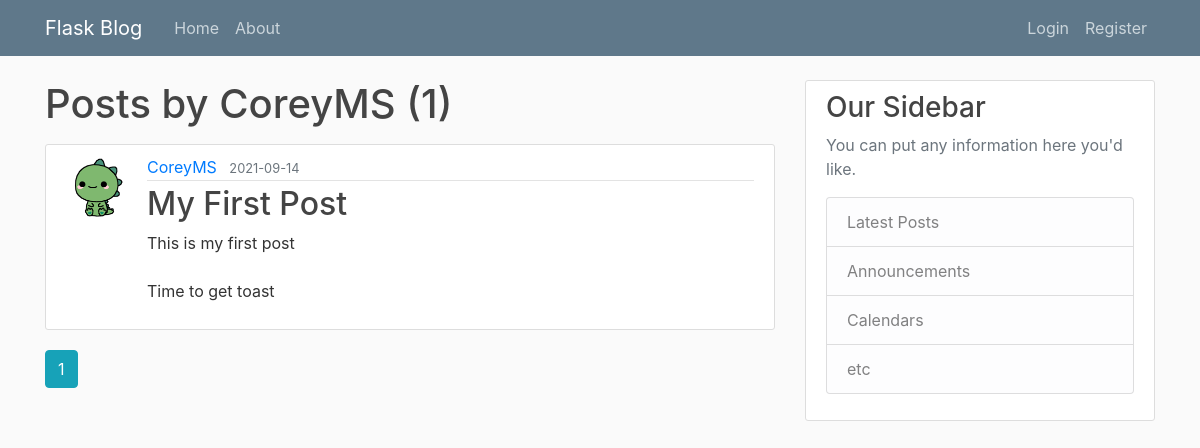
The page /user/CoreyMS on the database as committed earlier.
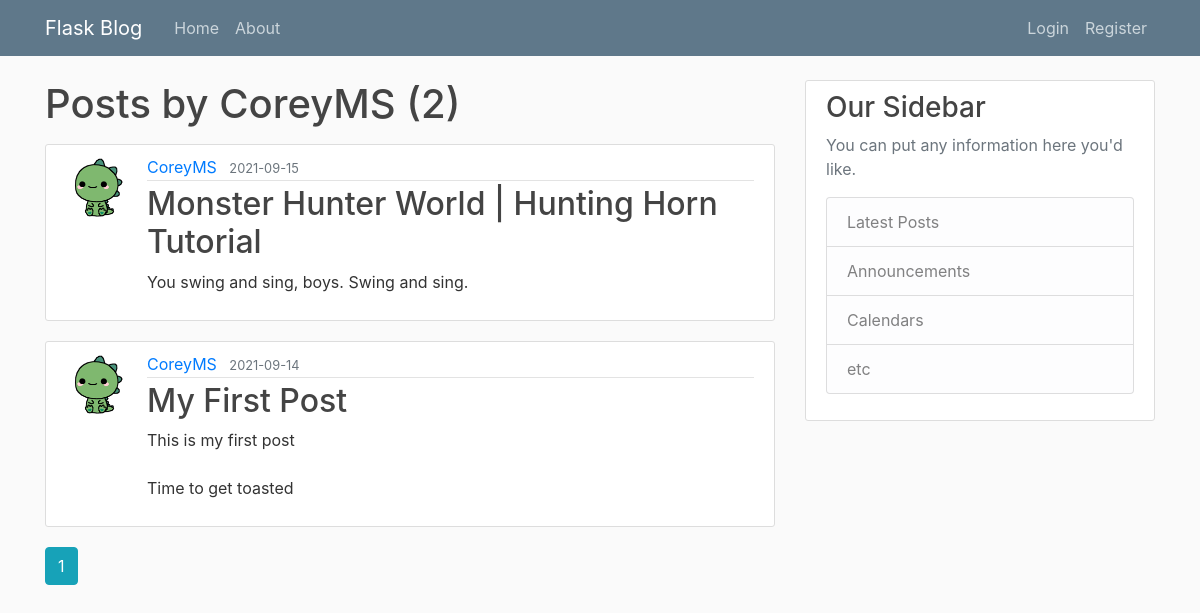
The same page on the database as committed later.
### flaskblog/models.py (models this page shows, shortened)
class Post(db.Model):
    __tablename__ = 'post'
    id = db.Column(db.Integer, primary_key=True)
    title = db.Column(db.String(120), nullable=False)
    date_posted = db.Column(db.DateTime, nullable=False, default=datetime.utcnow)
    content = db.Column(db.Text, nullable=False)
    user_id = db.Column(db.Integer, db.ForeignKey('user.id'), nullable=False)

class User(db.Model, UserMixin):
    __tablename__ = 'user'
    id = db.Column(db.Integer, primary_key=True)
    username = db.Column(db.String(20), unique=True, nullable=False)
    email = db.Column(db.String(120), unique=True, nullable=False)
    image_file = db.Column(db.String(20), nullable=False, default='default.jpg')
    password = db.Column(db.String(60), nullable=False)
    posts = db.relationship('Post', backref='author', lazy=True)

### flaskblog/users/routes.py (the view)
@users.route("/user/<string:username>")
def user_posts(username):
    page = request.args.get('page', 1, type=int)
    user = User.query.filter_by(username=username).first_or_404()
    posts = Post.query.filter_by(author=user)\
        .order_by(Post.date_posted.desc())\
        .paginate(page=page, per_page=5)
    return render_template('user_posts.html', posts=posts, user=user)

### flaskblog/templates/user_posts.html
{% extends "layout.html" %}
{% block content %}
    <h1 class="mb-3">Posts by {{ user.username }} ({{ posts.total }})</h1>
    {% for post in posts.items %}
        <article class="media content-section">
          <img class="rounded-circle article-img" src="{{ url_for('static', filename='profile_pics/' + post.author.image_file) }}">
          <div class="media-body">
            <div class="article-metadata">
              <a class="mr-2" href="{{ url_for('users.user_posts', username=post.author.username) }}">{{ post.author.username }}</a>
              <small class="text-muted">{{ post.date_posted.strftime('%Y-%m-%d') }}</small>
            </div>
            <h2><a class="article-title" href="{{ url_for('posts.post', post_id=post.id) }}">{{ post.title }}</a></h2>
            <p class="article-content">{{ post.content }}</p>
          </div>
        </article>
    {% endfor %}
    {% for page_num in posts.iter_pages(left_edge=1, right_edge=1, left_current=1, right_current=2) %}
      {% if page_num %}
        {% if posts.page == page_num %}
          <a class="btn btn-info mb-4" href="{{ url_for('users.user_posts', username=user.username, page=page_num) }}">{{ page_num }}</a>
        {% else %}
          <a class="btn btn-outline-info mb-4" href="{{ url_for('users.user_posts', username=user.username, page=page_num) }}">{{ page_num }}</a>
        {% endif %}
      {% else %}
        ...
      {% endif %}
    {% endfor %}
{% endblock content %}

Rows that differ between the two databases and show on the page:
added Post: image_file (picture), author.username "CoreyMS", date_posted "2021-09-15", title "Monster Hunter World | Hunting Horn Tutorial", content "You swing and sing, boys. Swing and sing."
changed Post "My First Post": content "This is my first post Time to get toast" → "This is my first post Time to get toasted"
Other text that changed with them:
{{ posts.total }}: "1" → "2"
